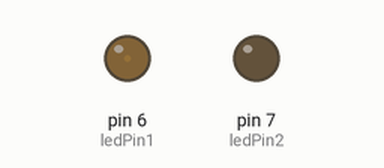
Recording of a sketch running on a simulated Arduino Uno, built with avr-gcc and run on an emulated ATmega328P. On the bench: output pins drawn as LEDs (lit = HIGH).

Above: at 0.05 s.
At 1.25 s:
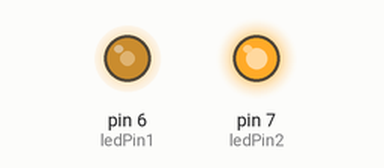
At 2.1 s:
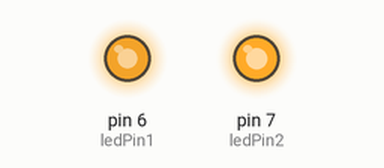
At 4.15 s:
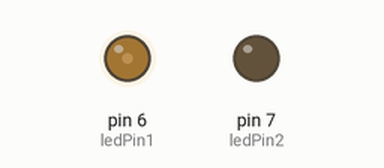
Timing chart, 0 to 6.1 s (numbered marks = the images above):
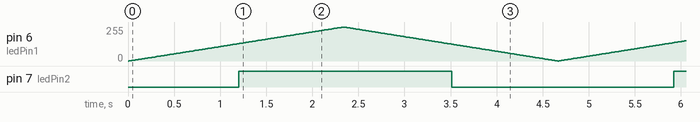

Measured:
- by itself, pin 7 (ledPin2): alternates HIGH for 2.3 s and LOW for 2.3 s

The sketch:

slide12.ino
```cpp
const int ledPin1 = 6;
const int ledPin2 = 7;
int led_brightness = 0;
bool increasing = true;
// Timing variables
unsigned long previousMillis1 = 0;
unsigned long previousMillis2 = 0;
const long interval1 = 10; // interval at which to blink first LED (milliseconds)
const long interval2 = 100; // interval at which to blink second LED (milliseconds)

unsigned long startTime = 0; // To store the time when the loop starts
const long specialInterval = 1000; // The special time interval (10 seconds)

void setup() {
  pinMode(ledPin1, OUTPUT);
  pinMode(ledPin2, OUTPUT);
  startTime = millis(); // Initialize the start time
}

void loop() {
  unsigned long currentMillis = millis();

  // Handle first LED blinking
  if (currentMillis - previousMillis1 >= interval1) {
    previousMillis1 = currentMillis; // Save the last time you blinked the LED
    // If the LED is off turn it on and vice-versa
    if(increasing == true){
    // increase brightness value
    led_brightness = led_brightness + 1;
  }
  else{
    // decrease brightness value
    led_brightness = led_brightness - 1;
  }


  // if maximum brightness reached, start reducing brightness
  if(led_brightness >= 255){
    increasing = false;
  }
  // if minimum brightness reached, start increasing brightness
  else if(led_brightness <= 0){
    increasing = true;
  }

  // set the brightness of the led using the brightness value
  analogWrite(ledPin1, led_brightness);

  // set a delay before changing brightness again
  delay(5);
  }

  // Handle second LED blinking
  if (currentMillis - previousMillis2 >= interval2) {
    previousMillis2 = currentMillis; // Save the last time you blinked the LED
    // If the LED is off turn it on and vice-versa
    if(increasing == true){
    // increase brightness value
    led_brightness = led_brightness + 1;
  }
  else{
    // decrease brightness value
    led_brightness = led_brightness - 1;
  }


  // if maximum brightness reached, start reducing brightness
  if(led_brightness >= 255){
    increasing = false;
  }
  // if minimum brightness reached, start increasing brightness
  else if(led_brightness <= 0){
    increasing = true;
  }

  // set the brightness of the led using the brightness value
  analogWrite(ledPin2, led_brightness);

  // set a delay before changing brightness again
  delay(5);
  }

  // Check if the special interval has elapsed
  if (currentMillis - startTime >= specialInterval) {
    // Perform the special action


    // Reset start time
    startTime = currentMillis;
  }
}
```
